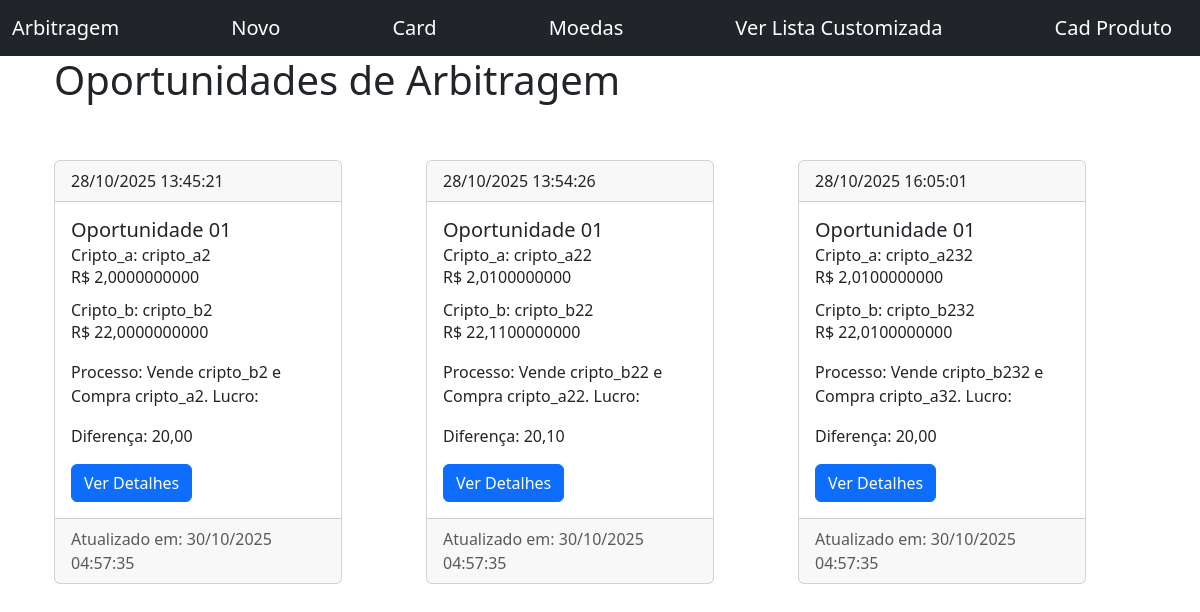
Before: /arbitragem/card with the older database file.
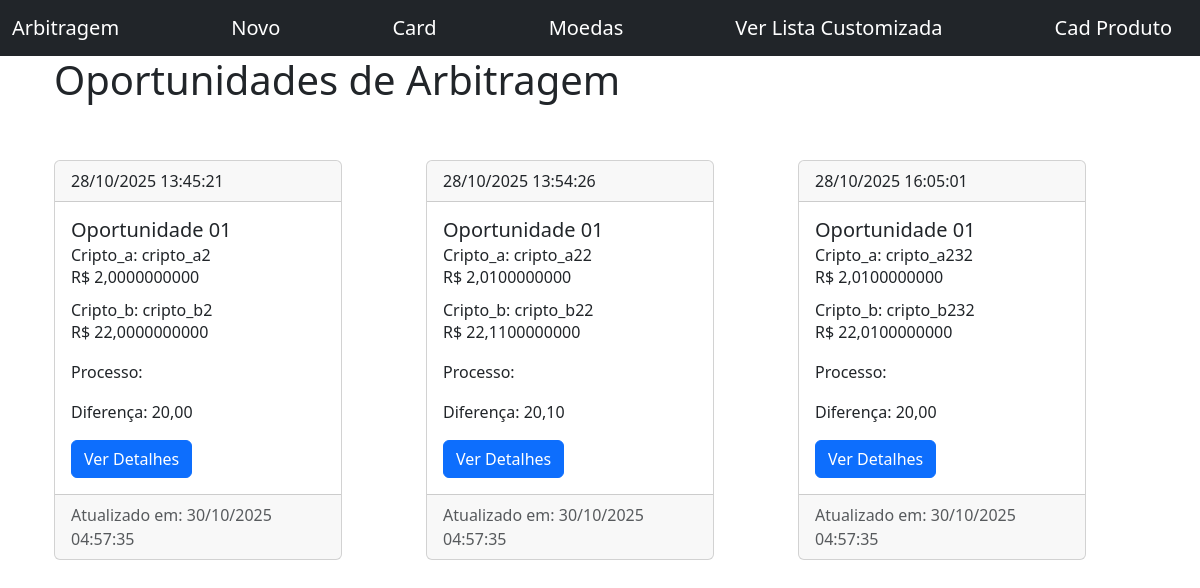
After: the same page with the newer database file.
### arbitrage/models.py (models this page shows)
class ArbitragemCard(models.Model):
    price_a  = models.DecimalField(verbose_name="Valor A (R$):", max_digits=10, decimal_places=2, null=False, blank=False)
    cripto_a = models.CharField(verbose_name="Cripto A:", max_length=200, null=False, blank=False)
    price_b  = models.DecimalField(verbose_name="Valor B (R$):", max_digits=10, decimal_places=2, null=False, blank=False)
    cripto_b = models.CharField(verbose_name="Cripto B:", max_length=200, null=False, blank=False)
    data     = models.DateTimeField(verbose_name="Data:") #default=datetime.now() ao realizar migrations ele gera sempre um novo
    processo = models.CharField(verbose_name="Processo:", max_length=200, null=False, blank=False)
    @property
    def diferenca_cripto(self):
        if self.price_a > self.price_b:
            return self.price_a - self.price_b
        else:
            return self.price_b - self.price_a

### arbitrage/views.py (the view)
# urls.py: path("arbitragem/card", ArbitragemCardListView.as_view(), name="arbitragemcard_list"),
class ArbitragemCardListView(ListView):
    model = ArbitragemCard  #Procura o nome da APP e o nome do modelo

### arbitrage/templates/arbitrage/arbitragemcard_list.html (shortened to what this page needs)
{% extends 'base.html' %}
{% block content %}
    <div class="container">
        <h1>Oportunidades de Arbitragem</h1>
        <div class="row">
            {% for arbitragem in arbitragemcard_list %}
                <div class="col-md-4">
                    <div class="card" style="width: 18rem;" >
                        <div class="card-header">
                           <p class="card-text"> {{ arbitragem.data | date:"d/m/Y H:i:s" }} </p>
                        </div>
                        <div class="card-body">
                            <h5 class="card-title"> Oportunidade 01 </h5>
                            <h6 class="card-subtitle"> Cripto_a: {{ arbitragem.cripto_a }} </h6>
                            <p class="card-text">R$ {{ arbitragem.price_a | floatformat:10 }} </p>
                            <h6 class="card-subtitle"> Cripto_b: {{ arbitragem.cripto_b }} </h6>
                            <p class="card-text">R$ {{ arbitragem.price_b | floatformat:10 }} </p>
                            <p class="card-text"> Processo: {{ arbitragem.processo }} </p>
                            <p class="card-text"> Diferença: {{ arbitragem.diferenca_cripto }} </p>
                            <a href="#" class="btn btn-primary">Ver Detalhes </a>
                        </div>
                        <div class="card-footer text-muted">
                            Atualizado em: {% now "d/m/Y H:i:s" %}
                        </div>
                    </div>
                </div>
            {% endfor %}
        </div>
    </div>
{% endblock %}

Changed rows visible on the page:
changed ArbitragemCard "cripto_a2": processo "Vende cripto_b2 e Compra cripto_a2. Lucro:" → (not shown)
changed ArbitragemCard "cripto_a22": processo "Vende cripto_b22 e Compra cripto_a22. Lucro:" → (not shown)
changed ArbitragemCard "cripto_a232": processo "Vende cripto_b232 e Compra cripto_a32. Lucro:" → (not shown)
